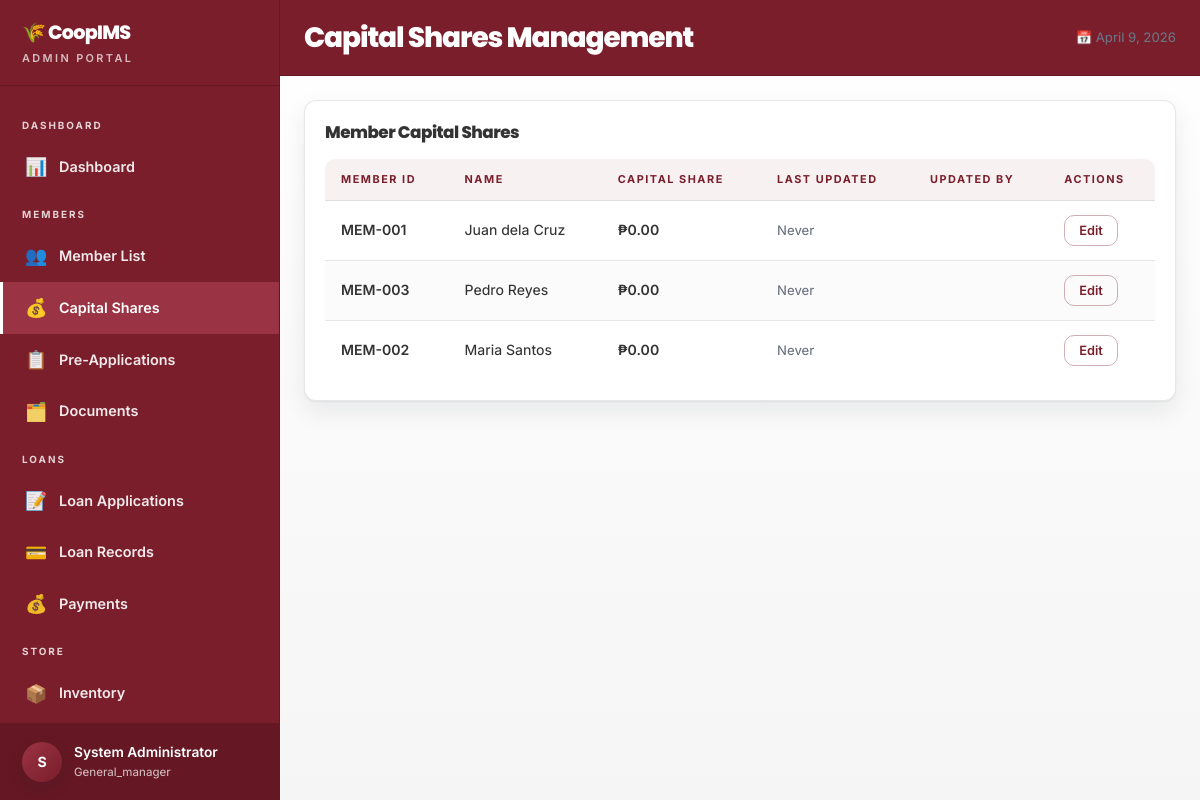
The app's page /admin_capital_shares.php (signed in) with its own data.
### tables this page shows
CREATE TABLE IF NOT EXISTS members (
    id              INT AUTO_INCREMENT PRIMARY KEY,
    member_id       VARCHAR(20) NOT NULL UNIQUE,
    first_name      VARCHAR(60) NOT NULL,
    middle_name     VARCHAR(60),
    last_name       VARCHAR(60) NOT NULL,
    email           VARCHAR(120),
    phone           VARCHAR(20),
    street          VARCHAR(150),
    barangay        VARCHAR(100),
    city            VARCHAR(100),
    province        VARCHAR(100),
    date_joined     DATE,
    status          ENUM('active','inactive','suspended') DEFAULT 'active',
    created_at      DATETIME DEFAULT CURRENT_TIMESTAMP
);

### includes/config.php (called while the page is built, shortened)
<?php
function getCurrentUser() {
    return [
        'id'   => $_SESSION['user_id']   ?? null,
        'name' => $_SESSION['user_name'] ?? 'Guest',
        'role' => $_SESSION['role']      ?? 'guest',
    ];
}
?>

### admin_capital_shares.php (the view, shortened to what this page needs)
<!DOCTYPE html>
<html lang="en">
<head>
  <link rel="stylesheet" href="css/style.css">
</head>
<body>
<?php
require_once 'includes/config.php';
$db = getDB();
$user = getCurrentUser();
$canEdit = $user['role'] === 'general_manager';
$query = "SELECT m.*, cs.amount as capital_share, cs.updated_at, cs.updated_by,
          CONCAT_WS(' ', u.first_name, u.last_name) as updated_by_name
          FROM members m
          LEFT JOIN capital_shares cs ON m.id = cs.member_id
          LEFT JOIN users u ON cs.updated_by = u.id
          ORDER BY m.last_name, m.first_name";
$members = $db->query($query);
?>
<?php include 'includes/admin_sidebar.php'; ?>
<div class="main-content">
  <div class="topbar">
    <div class="topbar-title">Capital Shares Management</div>
    <div class="topbar-actions">
      <span class="text-muted text-sm">📅 <?= date('F j, Y') ?></span>
    </div>
  </div>
  <div class="page-body">
    <div class="card">
      <div class="card-header">
        <span class="card-title">Member Capital Shares</span>
      </div>
      <div class="card-body">
        <div class="table-wrap">
          <table>
            <thead>
              <tr>
                <th>Member ID</th>
                <th>Name</th>
                <th>Capital Share</th>
                <th>Last Updated</th>
                <th>Updated By</th>
                <?php if ($canEdit): ?>
                  <th>Actions</th>
                <?php endif; ?>
              </tr>
            </thead>
            <tbody>
              <?php while ($member = $members->fetch_assoc()): ?>
              <tr>
                <td class="fw-600"><?= htmlspecialchars($member['member_id']) ?></td>
                <td>
                  <?= htmlspecialchars($member['first_name'] . ' ' . ($member['middle_name'] ? $member['middle_name'] . ' ' : '') . $member['last_name']) ?>
                </td>
                <td class="fw-600 text-success">₱<?= number_format($member['capital_share'] ?? 0, 2) ?></td>
                <td class="text-muted text-sm">
                  <?= $member['updated_at'] ? date('M j, Y H:i', strtotime($member['updated_at'])) : 'Never' ?>
                </td>
                <td class="text-muted text-sm">
                </td>
                <?php if ($canEdit): ?>
                  <td>
                    <button class="btn btn-sm btn-outline" onclick="editShare(<?= $member['id'] ?>, '<?= htmlspecialchars($member['first_name'] . ' ' . $member['last_name']) ?>', <?= $member['capital_share'] ?? 0 ?>)">
                      Edit
                    </button>
                  </td>
                <?php endif; ?>
              </tr>
              <?php endwhile; ?>
            </tbody>
          </table>
        </div>
      </div>
    </div>
  </div>
</div>
</body>
</html>

### css/style.css (style rules this page uses)
:root { color-scheme: light; --font-sans: Inter, system-ui, -apple-system, Segoe UI, Roboto, Arial, sans-serif; --font-display: Poppins, Inter, system-ui, sans-serif; --primary: #7a1e2c; --primary-dark: #651824; --primary-light: #9a3343; --primary-soft: rgba(122, 30, 44, 0.08); --primary-soft-2: rgba(122, 30, 44, 0.14); --primary-ink: #4a0f19; --neon-green: var(--primary); --neon-blue: var(--primary); --neon-orange: var(--primary); --neon-violet: var(--primary); --accent: var(--primary); --accent-light: var(--primary-light); --danger: var(--primary); --info: var(--primary); --bg: #ffffff; --bg-soft: #f5f5f5; --bg-card: #ffffff; --bg-card-solid: #ffffff; --text: #333333; --text-muted: #6b7280; --border: rgba(17, 24, 39, 0.1); --border-strong: rgba(17, 24, 39, 0.14); --shadow: 0 1px 2px rgba(17, 24, 39, 0.06), 0 10px 24px rgba(17, 24, 39, 0.08); --shadow-glow: none; --sidebar-w: 280px; --radius: 12px; --radius-sm: 10px; --glass-blur: 0px; --ease-out: cubic-bezier(0.22, 1, 0.36, 1); }
* { margin: 0; padding: 0; box-sizing: border-box; }
html { scroll-behavior: smooth; }
body { font-family: var(--font-sans); font-optical-sizing: auto; font-weight: 450; background: var(--bg-soft); color: var(--text); min-height: 100vh; line-height: 1.55; -webkit-font-smoothing: antialiased; }
body::before { content: ''; position: fixed; inset: 0; z-index: -2; pointer-events: none; background: linear-gradient(180deg, #ffffff 0%, #f5f5f5 100%); }
.main-content { margin-left: var(--sidebar-w); min-height: 100vh; position: relative; }
.topbar { background: var(--primary); padding: 0 24px; min-height: 76px; display: flex; align-items: center; justify-content: space-between; gap: 16px; border-bottom: 1px solid var(--primary-dark); position: sticky; top: 0; z-index: 50; box-shadow: none; }
.topbar-title { font-family: var(--font-display); font-size: clamp(1.35rem, 2.5vw, 1.75rem); font-weight: 800; letter-spacing: -0.04em; color: #fff; }
.topbar-actions { display: flex; align-items: center; gap: 14px; flex-wrap: wrap; }
.page-body { padding: 24px 24px 40px; max-width: 1400px; }
.card { background: var(--bg-card); border-radius: var(--radius); box-shadow: var(--shadow); border: 1px solid var(--border); margin-bottom: 24px; transition: border-color 0.3s var(--ease-out); }
.card-header { padding: 18px 20px 0; display: flex; align-items: center; justify-content: space-between; gap: 12px; }
.card-title { font-family: var(--font-display); font-size: 1.05rem; font-weight: 800; letter-spacing: -0.03em; color: var(--text); }
.card-body { padding: 14px 20px 20px; }
.table-wrap { overflow-x: auto; border-radius: var(--radius-sm); }
table { width: 100%; border-collapse: collapse; font-size: 0.88rem; }
thead th { text-align: left; padding: 12px 16px; font-size: 0.68rem; letter-spacing: 0.14em; text-transform: uppercase; color: var(--primary); font-weight: 700; border-bottom: 1px solid var(--border-strong); background: rgba(122, 30, 44, 0.06); }
tbody td { padding: 14px 16px; border-bottom: 1px solid var(--border); vertical-align: middle; }
tbody tr:last-child td { border-bottom: none; }
tbody tr { transition: background 0.2s var(--ease-out); }
tbody tr:nth-child(even) td { background: rgba(17, 24, 39, 0.015); }
.btn { display: inline-flex; align-items: center; justify-content: center; gap: 8px; padding: 10px 20px; border-radius: var(--radius-sm); font-size: 0.87rem; font-weight: 600; border: none; cursor: pointer; transition: transform 0.2s var(--ease-out), box-shadow 0.2s var(--ease-out), background 0.2s var(--ease-out); font-family: var(--font-sans); text-decoration: none; }
.btn-outline { background: transparent; color: var(--primary); border: 1.5px solid rgba(122, 30, 44, 0.35); }
.btn-sm { padding: 7px 14px; font-size: 0.8rem; }
.reveal-on-scroll { opacity: 0; transform: translateY(24px); transition: opacity 0.7s var(--ease-out), transform 0.7s var(--ease-out); pointer-events: none; visibility: hidden; will-change: opacity, transform; }
.reveal-on-scroll.is-visible { opacity: 1; transform: translateY(0); pointer-events: auto; visibility: visible; }
.text-muted { color: var(--text-muted); font-size: 0.85rem; }
.text-sm { font-size: 0.82rem; }
.fw-600 { font-weight: 600; }

### records on screen
members: member "MEM-001", first_name+middle_name+last_name "Juan dela Cruz", capital_share "0.00"
members: member "MEM-003", first_name+middle_name+last_name "Pedro Reyes", capital_share "0.00"
members: member "MEM-002", first_name+middle_name+last_name "Maria Santos", capital_share "0.00"

### other values on screen
substr($user['name'], 0, 1) "S"
$user['name'] "System Administrator"
$user['role'] "General_manager"
